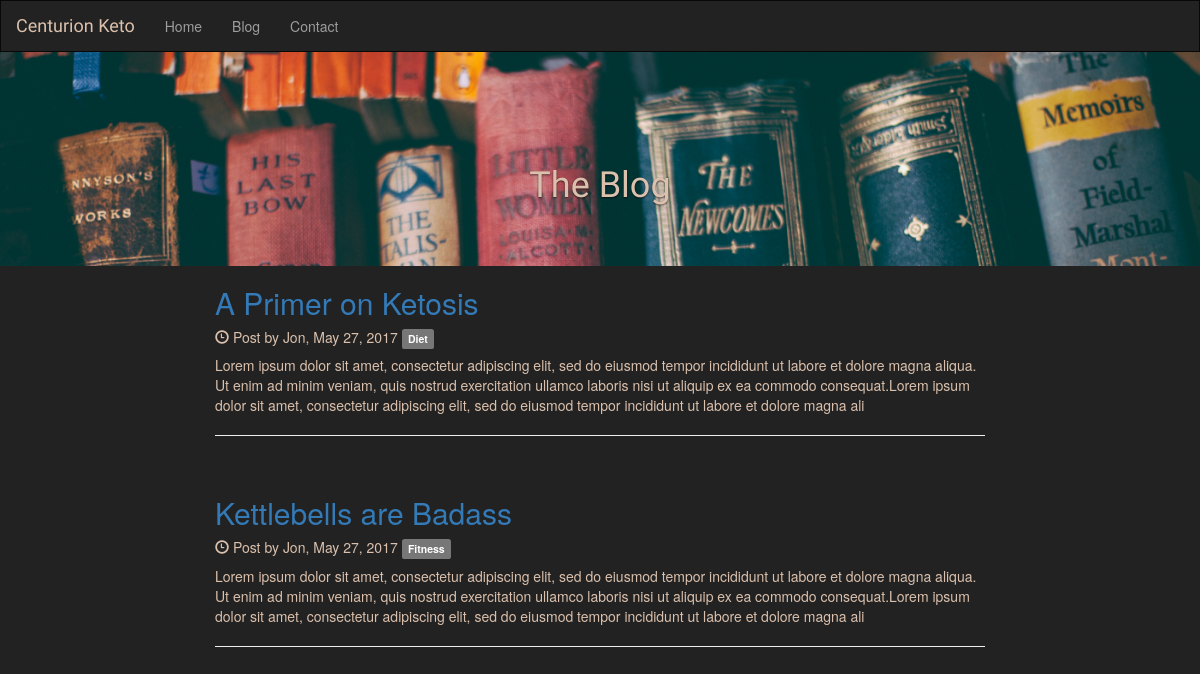
Screenshot of /blog/ with the database file from the repository.
### blog/models.py (models this page shows, shortened)
class Blogpost(models.Model):
    Fitness = 'Fitness'
    Diet = 'Diet'
    Creed = 'Creed'
    LABEL_OPTIONS = (
        (Fitness, 'Fitness'),
        (Diet, 'Diet'),
        (Creed, 'Creed'),
    )
    title = models.CharField(max_length=50, blank=True, null=True)
    pub_date = models.DateField(blank=True, null=True)
    author = models.CharField(max_length=25, blank=True, null=True)
    label = models.CharField(max_length=7, choices=LABEL_OPTIONS, default=Fitness)
    content = models.TextField()
    def summary(self):
        return self.content[:350]

### blog/views.py (the view)
# urls.py: 2. Add a URL to urlpatterns:  url(r'^blog/', include('blog.urls'))
def blog(request):
    blogpost = Blogpost.objects.order_by('-pub_date')
    return render(request, 'blog/blog.html', {'blogpost': blogpost})

### blog/templates/blog/blog.html (shortened to what this page needs)
<!DOCTYPE html>
<html lang="en">
  {% load static %}
<head>
  <link rel="stylesheet" href="https://maxcdn.bootstrapcdn.com/bootstrap/3.3.7/css/bootstrap.min.css">
</head>
<body>
<nav class="navbar navbar-inverse">
  <div class="container-fluid">
    <div class="navbar-header">
      <a class="navbar-brand" style="font-family: 'Playball', cursive; color: #DBC1AD  ;" href="{% url 'home' %}">Centurion Keto</a>
    </div>
    <div class="collapse navbar-collapse" id="myNavbar">
      <ul class="nav navbar-nav">
        <li><a href="{% url 'home' %}">Home</a></li>
        <li><a href="{% url 'blog' %}">Blog</a></li>
        <li><a href="#">Contact</a></li>
      </ul>
    </div>
  </div>
</nav>
<div id="mycarousel" class="carousel slide" data-ride="carousel">
    <div class="carousel-inner">
        <div class="item active">
        <img src="{% static '/pics/books1v1.png' %}" alt="" style="width:100%;" class="img-responsive">
           <div class="carousel-caption" style="font-family: 'Playball', cursive; color: #DBC1AD  ;">
           <h1 class="display-2">The Blog</h1>
           </div>
        </div>
    </div>
</div>
<div class="col-sm-offset-2 col-sm-8 ">
{% for post in blogpost %}
      <h2><a href="{% url 'post' post.id %}" >{{post.title}}</a></h2>
      <h5><span class="glyphicon glyphicon-time"></span> Post by {{post.author}}, {{post.pub_date}} <span class="label label-default">{{post.label}}</span></h5>
      <p>{{post.summary|linebreaks}}</p>
      <hr>
      <br>
{% endfor %}
    </div>
</body>
</html>

### blog/templates/blog/blog.html (style rules this page uses)
body { background-color: #222222 ; color: #DBC1AD ; }
.navbar { margin-bottom: 0; border-radius: 0; }

### rows the page displays
Blogpost: title "A Primer on Ketosis", author "Jon", pub_date "May 27, 2017", label "Diet", summary "Lorem ipsum dolor sit amet, consectetur adipiscing elit, sed do eiusmod tempor incididunt ut labore et dolore magna aliqua. Ut enim ad minim veniam, quis nostrud exercitation ullamco laboris nisi ut aliquip ex ea commodo consequat.Lorem ipsum dolor sit amet, consectetur adipiscing elit, sed do eiusmod tempor incididunt ut labore et dolore magna ali"
Blogpost: title "Kettlebells are Badass", author "Jon", pub_date "May 27, 2017", label "Fitness", summary "Lorem ipsum dolor sit amet, consectetur adipiscing elit, sed do eiusmod tempor incididunt ut labore et dolore magna aliqua. Ut enim ad minim veniam, quis nostrud exercitation ullamco laboris nisi ut aliquip ex ea commodo consequat.Lorem ipsum dolor sit amet, consectetur adipiscing elit, sed do eiusmod tempor incididunt ut labore et dolore magna ali"
